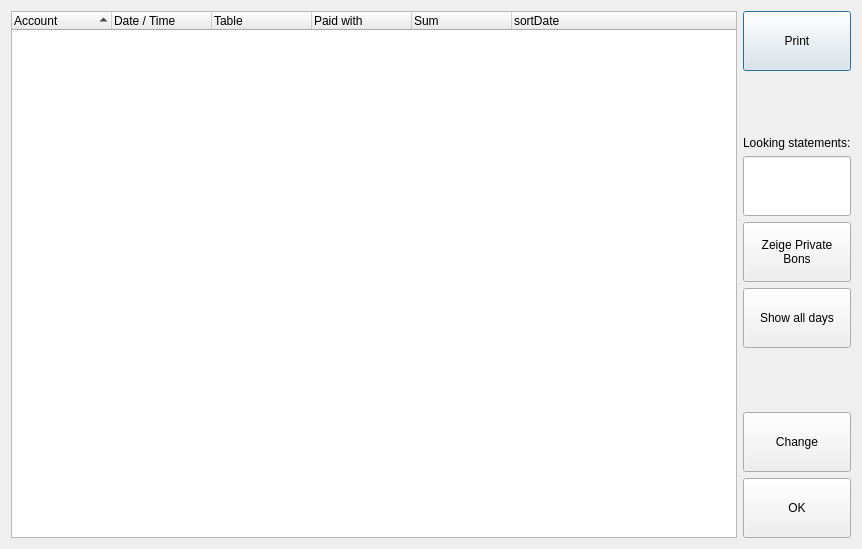
<?xml version="1.0" encoding="UTF-8"?>
<ui version="4.0">
 <author>Copyright 2010, Martin Koller</author>
 <class>ClosedTickets</class>
 <widget class="QDialog" name="ClosedTickets">
  <property name="geometry">
   <rect>
    <x>0</x>
    <y>0</y>
    <width>862</width>
    <height>549</height>
   </rect>
  </property>
  <property name="windowTitle">
   <string>Abgeschlossene Bons</string>
  </property>
  <layout class="QHBoxLayout" name="horizontalLayout_2">
   <item>
    <widget class="QTreeWidget" name="treeWidget">
     <property name="editTriggers">
      <set>QAbstractItemView::NoEditTriggers</set>
     </property>
     <property name="alternatingRowColors">
      <bool>true</bool>
     </property>
     <property name="selectionMode">
      <enum>QAbstractItemView::SingleSelection</enum>
     </property>
     <property name="selectionBehavior">
      <enum>QAbstractItemView::SelectRows</enum>
     </property>
     <property name="rootIsDecorated">
      <bool>false</bool>
     </property>
     <property name="uniformRowHeights">
      <bool>true</bool>
     </property>
     <property name="itemsExpandable">
      <bool>false</bool>
     </property>
     <property name="sortingEnabled">
      <bool>true</bool>
     </property>
     <property name="allColumnsShowFocus">
      <bool>true</bool>
     </property>
     <column>
      <property name="text">
       <string>Account</string>
      </property>
     </column>
     <column>
      <property name="text">
       <string>Date / Time</string>
      </property>
     </column>
     <column>
      <property name="text">
       <string>Table</string>
      </property>
     </column>
     <column>
      <property name="text">
       <string>Paid with</string>
      </property>
     </column>
     <column>
      <property name="text">
       <string>Sum</string>
      </property>
     </column>
     <column>
      <property name="text">
       <string notr="true">sortDate</string>
      </property>
     </column>
    </widget>
   </item>
   <item>
    <layout class="QVBoxLayout" name="verticalLayout">
     <item>
      <widget class="QPushButton" name="print">
       <property name="minimumSize">
        <size>
         <width>0</width>
         <height>60</height>
        </size>
       </property>
       <property name="text">
        <string>Print</string>
       </property>
       <property name="icon">
        <iconset resource="LillePOS.qrc">
         <normaloff>:/icons/print.png</normaloff>:/icons/print.png</iconset>
       </property>
       <property name="iconSize">
        <size>
         <width>32</width>
         <height>32</height>
        </size>
       </property>
      </widget>
     </item>
     <item>
      <spacer name="verticalSpacer">
       <property name="orientation">
        <enum>Qt::Vertical</enum>
       </property>
       <property name="sizeHint" stdset="0">
        <size>
         <width>20</width>
         <height>40</height>
        </size>
       </property>
      </spacer>
     </item>
     <item>
      <widget class="QLabel" name="label">
       <property name="text">
        <string>Looking statements:</string>
       </property>
      </widget>
     </item>
     <item>
      <widget class="QLineEdit" name="searchInvoice">
       <property name="sizePolicy">
        <sizepolicy hsizetype="Preferred" vsizetype="Fixed">
         <horstretch>0</horstretch>
         <verstretch>0</verstretch>
        </sizepolicy>
       </property>
       <property name="minimumSize">
        <size>
         <width>0</width>
         <height>60</height>
        </size>
       </property>
      </widget>
     </item>
     <item>
      <widget class="QPushButton" name="showPrivate">
       <property name="minimumSize">
        <size>
         <width>0</width>
         <height>60</height>
        </size>
       </property>
       <property name="text">
        <string>Zeige Private 
Bons</string>
       </property>
       <property name="checkable">
        <bool>true</bool>
       </property>
      </widget>
     </item>
     <item>
      <widget class="QPushButton" name="showAllDays">
       <property name="minimumSize">
        <size>
         <width>0</width>
         <height>60</height>
        </size>
       </property>
       <property name="text">
        <string>Show all days</string>
       </property>
       <property name="checkable">
        <bool>true</bool>
       </property>
      </widget>
     </item>
     <item>
      <spacer name="verticalSpacer_4">
       <property name="orientation">
        <enum>Qt::Vertical</enum>
       </property>
       <property name="sizeHint" stdset="0">
        <size>
         <width>20</width>
         <height>40</height>
        </size>
       </property>
      </spacer>
     </item>
     <item>
      <widget class="QPushButton" name="change">
       <property name="minimumSize">
        <size>
         <width>0</width>
         <height>60</height>
        </size>
       </property>
       <property name="text">
        <string>Change</string>
       </property>
       <property name="icon">
        <iconset resource="LillePOS.qrc">
         <normaloff>:/icons/edit.png</normaloff>:/icons/edit.png</iconset>
       </property>
       <property name="iconSize">
        <size>
         <width>32</width>
         <height>32</height>
        </size>
       </property>
      </widget>
     </item>
     <item>
      <widget class="QPushButton" name="pushButton">
       <property name="minimumSize">
        <size>
         <width>0</width>
         <height>60</height>
        </size>
       </property>
       <property name="text">
        <string>OK</string>
       </property>
       <property name="icon">
        <iconset resource="LillePOS.qrc">
         <normaloff>:/icons/ok.png</normaloff>:/icons/ok.png</iconset>
       </property>
       <property name="iconSize">
        <size>
         <width>32</width>
         <height>32</height>
        </size>
       </property>
      </widget>
     </item>
    </layout>
   </item>
  </layout>
 </widget>
 <resources>
  <include location="LillePOS.qrc"/>
 </resources>
 <connections>
  <connection>
   <sender>pushButton</sender>
   <signal>clicked()</signal>
   <receiver>ClosedTickets</receiver>
   <slot>accept()</slot>
   <hints>
    <hint type="sourcelabel">
     <x>687</x>
     <y>526</y>
    </hint>
    <hint type="destinationlabel">
     <x>672</x>
     <y>354</y>
    </hint>
   </hints>
  </connection>
 </connections>
</ui>
